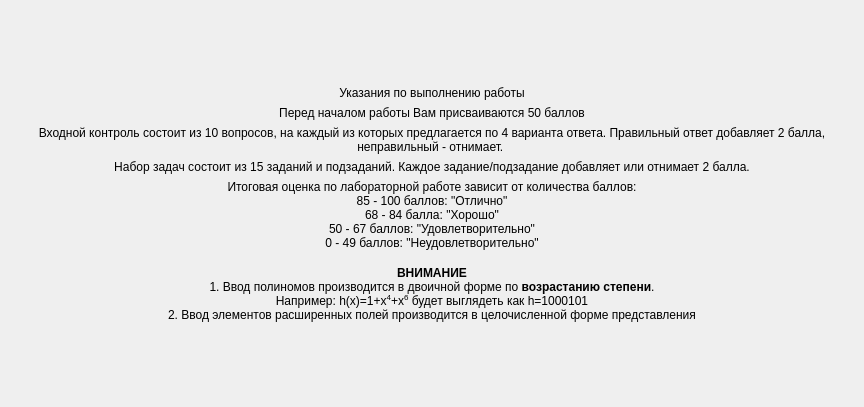
<?xml version="1.0" encoding="UTF-8"?>
<ui version="4.0">
 <class>ScreenDescription</class>
 <widget class="QFrame" name="ScreenDescription">
  <property name="geometry">
   <rect>
    <x>0</x>
    <y>0</y>
    <width>864</width>
    <height>407</height>
   </rect>
  </property>
  <property name="windowTitle">
   <string>Frame</string>
  </property>
  <layout class="QGridLayout" name="gridLayout">
   <property name="leftMargin">
    <number>0</number>
   </property>
   <property name="topMargin">
    <number>0</number>
   </property>
   <property name="rightMargin">
    <number>0</number>
   </property>
   <property name="bottomMargin">
    <number>0</number>
   </property>
   <item row="0" column="0">
    <layout class="QVBoxLayout" name="verticalLayout">
     <item>
      <spacer name="verticalSpacer">
       <property name="orientation">
        <enum>Qt::Vertical</enum>
       </property>
       <property name="sizeHint" stdset="0">
        <size>
         <width>0</width>
         <height>0</height>
        </size>
       </property>
      </spacer>
     </item>
     <item>
      <widget class="QLabel" name="label">
       <property name="styleSheet">
        <string notr="true">font: 75 16pt &quot;MS Shell Dlg 2&quot;;</string>
       </property>
       <property name="text">
        <string>Указания по выполнению работы</string>
       </property>
       <property name="alignment">
        <set>Qt::AlignCenter</set>
       </property>
       <property name="wordWrap">
        <bool>true</bool>
       </property>
      </widget>
     </item>
     <item>
      <widget class="QLabel" name="label_2">
       <property name="styleSheet">
        <string notr="true">font: 12pt &quot;MS Shell Dlg 2&quot;;</string>
       </property>
       <property name="text">
        <string>Перед началом работы Вам присваиваются 50 баллов</string>
       </property>
       <property name="alignment">
        <set>Qt::AlignCenter</set>
       </property>
       <property name="wordWrap">
        <bool>true</bool>
       </property>
      </widget>
     </item>
     <item>
      <widget class="QLabel" name="label_3">
       <property name="styleSheet">
        <string notr="true">font: 12pt &quot;MS Shell Dlg 2&quot;;</string>
       </property>
       <property name="text">
        <string>Входной контроль состоит из 10 вопросов, на каждый из которых предлагается по 4 варианта ответа. Правильный ответ добавляет 2 балла, неправильный - отнимает. </string>
       </property>
       <property name="alignment">
        <set>Qt::AlignCenter</set>
       </property>
       <property name="wordWrap">
        <bool>true</bool>
       </property>
      </widget>
     </item>
     <item>
      <widget class="QLabel" name="label_4">
       <property name="styleSheet">
        <string notr="true">font: 12pt &quot;MS Shell Dlg 2&quot;;</string>
       </property>
       <property name="text">
        <string>Набор задач состоит из 15 заданий и подзаданий. Каждое задание/подзадание добавляет или отнимает 2 балла.</string>
       </property>
       <property name="alignment">
        <set>Qt::AlignCenter</set>
       </property>
       <property name="wordWrap">
        <bool>true</bool>
       </property>
      </widget>
     </item>
     <item>
      <widget class="QLabel" name="label_5">
       <property name="styleSheet">
        <string notr="true">font: 12pt &quot;MS Shell Dlg 2&quot;;</string>
       </property>
       <property name="text">
        <string>Итоговая оценка по лабораторной работе зависит от количества баллов:
85 - 100 баллов: &quot;Отлично&quot;
68 - 84 баллa: &quot;Хорошо&quot;
50 - 67 баллов: &quot;Удовлетворительно&quot;
0 - 49 баллов: &quot;Неудовлетворительно&quot;</string>
       </property>
       <property name="alignment">
        <set>Qt::AlignCenter</set>
       </property>
       <property name="wordWrap">
        <bool>true</bool>
       </property>
      </widget>
     </item>
     <item>
      <spacer name="verticalSpacer_3">
       <property name="orientation">
        <enum>Qt::Vertical</enum>
       </property>
       <property name="sizeType">
        <enum>QSizePolicy::Minimum</enum>
       </property>
       <property name="sizeHint" stdset="0">
        <size>
         <width>0</width>
         <height>10</height>
        </size>
       </property>
      </spacer>
     </item>
     <item>
      <widget class="QLabel" name="label_6">
       <property name="styleSheet">
        <string notr="true">font: 12pt &quot;MS Shell Dlg 2&quot;;</string>
       </property>
       <property name="text">
        <string>&lt;b&gt;ВНИМАНИЕ&lt;/b&gt;&lt;br&gt;1. Ввод полиномов производится в двоичной форме по &lt;b&gt;возрастанию степени&lt;/b&gt;.&lt;br&gt;Например: h(x)=1+x&lt;sup&gt;4&lt;/sup&gt;+x&lt;sup&gt;6&lt;/sup&gt; будет выглядеть как h=1000101&lt;br&gt;2. Ввод элементов расширенных полей производится в целочисленной форме представления</string>
       </property>
       <property name="alignment">
        <set>Qt::AlignCenter</set>
       </property>
       <property name="wordWrap">
        <bool>true</bool>
       </property>
      </widget>
     </item>
     <item>
      <spacer name="verticalSpacer_2">
       <property name="orientation">
        <enum>Qt::Vertical</enum>
       </property>
       <property name="sizeHint" stdset="0">
        <size>
         <width>0</width>
         <height>0</height>
        </size>
       </property>
      </spacer>
     </item>
    </layout>
   </item>
  </layout>
 </widget>
 <resources/>
 <connections/>
</ui>
